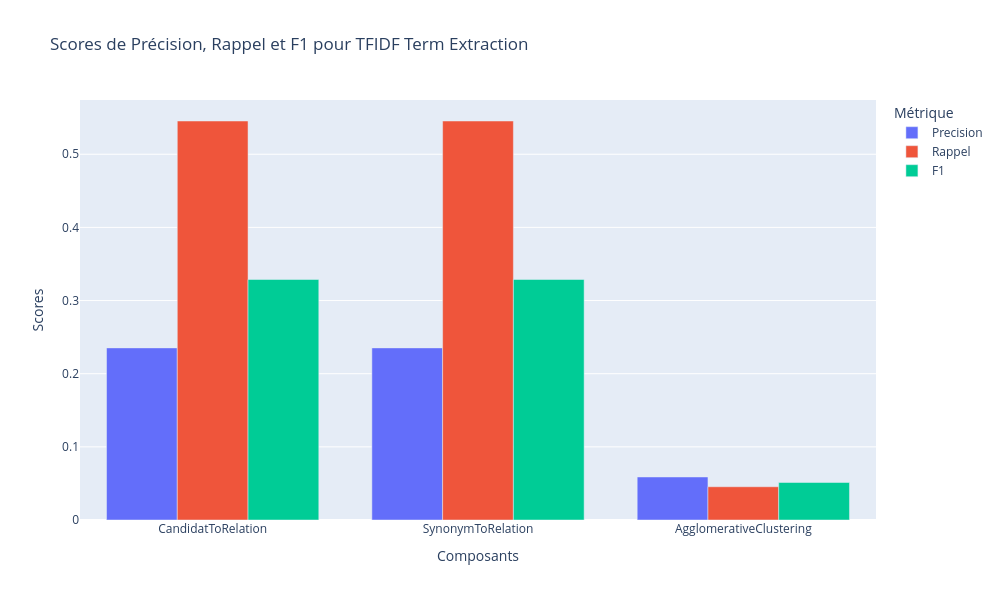

Source (notebook cell):
### Code cell
create_bar_chart("TFIDF Term Extraction", pipelines_scores)

### Figure 1 — Plotly figure (JSON) as saved in the notebook; plotly's stock layout.template omitted (floating-point values rounded to 4 significant figures)
{"data": [{"alignmentgroup": "True", "hovertemplate": "Métrique=Precision<br>Composant=%{x}<br>Score=%{y}<extra></extra>", "legendgroup": "Precision", "marker": {"color": "#636efa", "pattern": {"shape": ""}}, "name": "Precision", "offsetgroup": "Precision", "orientation": "v", "showlegend": true, "textposition": "auto", "type": "bar", "x": ["CandidatToRelation", "SynonymToRelation", "AgglomerativeClustering"], "xaxis": "x", "y": [0.2353, 0.2353, 0.05882], "yaxis": "y"}, {"alignmentgroup": "True", "hovertemplate": "Métrique=Rappel<br>Composant=%{x}<br>Score=%{y}<extra></extra>", "legendgroup": "Rappel", "marker": {"color": "#EF553B", "pattern": {"shape": ""}}, "name": "Rappel", "offsetgroup": "Rappel", "orientation": "v", "showlegend": true, "textposition": "auto", "type": "bar", "x": ["CandidatToRelation", "SynonymToRelation", "AgglomerativeClustering"], "xaxis": "x", "y": [0.5455, 0.5455, 0.04545], "yaxis": "y"}, {"alignmentgroup": "True", "hovertemplate": "Métrique=F1<br>Composant=%{x}<br>Score=%{y}<extra></extra>", "legendgroup": "F1", "marker": {"color": "#00cc96", "pattern": {"shape": ""}}, "name": "F1", "offsetgroup": "F1", "orientation": "v", "showlegend": true, "textposition": "auto", "type": "bar", "x": ["CandidatToRelation", "SynonymToRelation", "AgglomerativeClustering"], "xaxis": "x", "y": [0.3288, 0.3288, 0.05128], "yaxis": "y"}], "layout": {"barmode": "group", "height": 600, "legend": {"title": {"text": "Métrique"}, "tracegroupgap": 0}, "title": {"text": "Scores de Précision, Rappel et F1 pour TFIDF Term Extraction"}, "width": 1000, "xaxis": {"anchor": "y", "domain": [0, 1], "title": {"text": "Composants"}}, "yaxis": {"anchor": "x", "domain": [0, 1], "title": {"text": "Scores"}}}}
